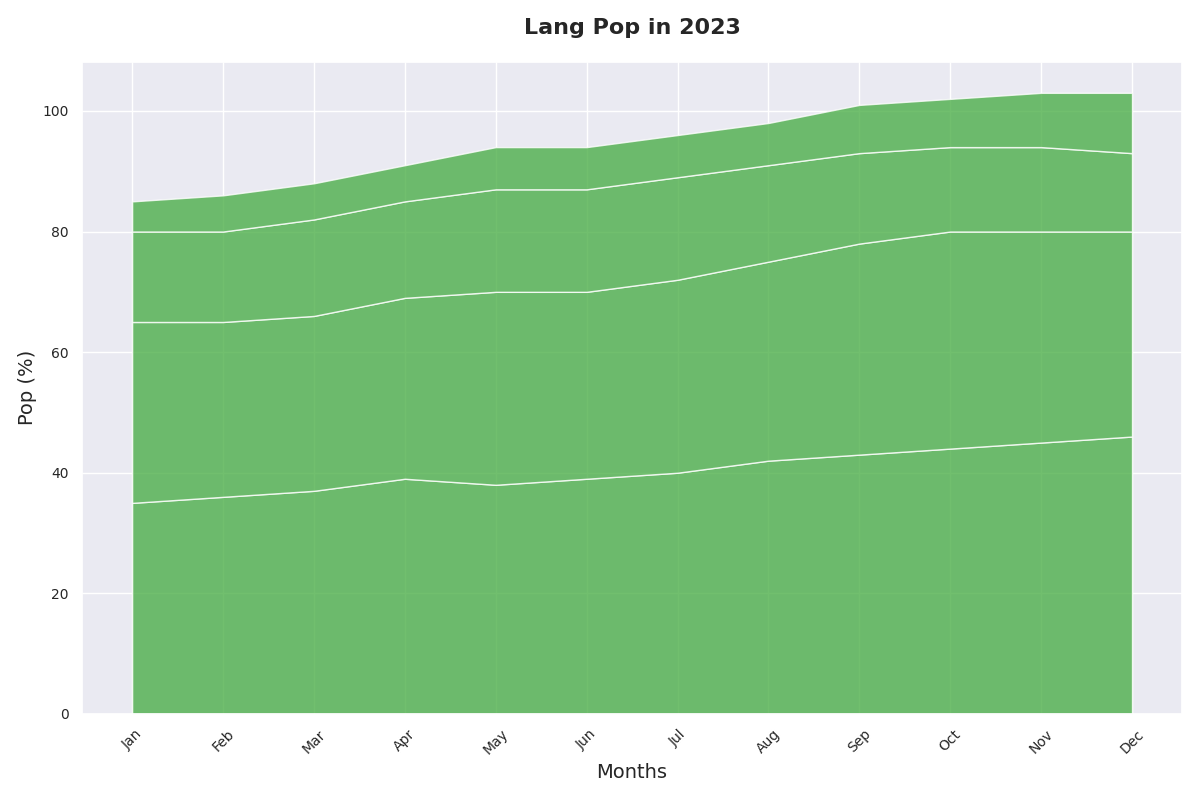

This chart was generated by the following Python code:
import matplotlib.pyplot as plt
import numpy as np

months = [
    'Jan', 'Feb', 'Mar', 'Apr', 'May', 'Jun', 
    'Jul', 'Aug', 'Sep', 'Oct', 'Nov', 'Dec'
]

python_pop = np.array([35, 36, 37, 39, 38, 39, 40, 42, 43, 44, 45, 46])
js_pop = np.array([30, 29, 29, 30, 32, 31, 32, 33, 35, 36, 35, 34])
java_pop = np.array([15, 15, 16, 16, 17, 17, 17, 16, 15, 14, 14, 13])
rust_pop = np.array([5, 6, 6, 6, 7, 7, 7, 7, 8, 8, 9, 10])

fig, ax = plt.subplots(figsize=(12, 8))

ax.stackplot(
    months, 
    python_pop, 
    js_pop, 
    java_pop, 
    rust_pop,
    colors=['#4daf4a'],  # Applying a single color consistently
    alpha=0.8
)

ax.set_title("Lang Pop in 2023", fontsize=16, fontweight='bold', pad=20)
ax.set_xlabel("Months", fontsize=14)
ax.set_ylabel("Pop (%)", fontsize=14)

plt.xticks(rotation=45, fontsize=10)
plt.yticks(fontsize=10)

plt.tight_layout()

plt.show()
